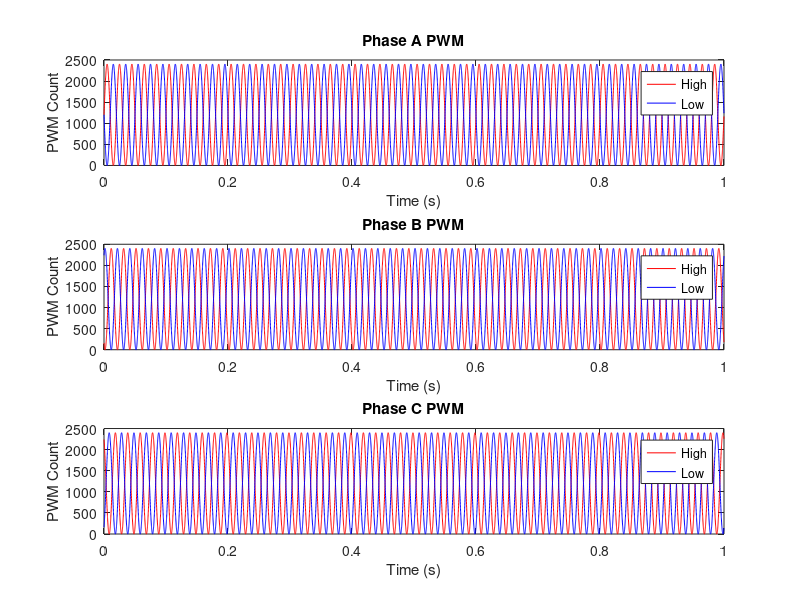

The MATLAB script that drew this image:
% 参数设置
fs = 10e3; % PWM频率，10 kHz
Ts = 1 / fs; % PWM周期，100 us
PWM_max = 2400; % PWM计数最大值
PWM_center = PWM_max / 2; % PWM中心值
PWM_min = 0; % PWM计数最小值

t = 0:Ts:1-Ts; % 离散时间轴，1秒持续时间
f_signal = 50; % 信号频率，50 Hz
omega = 2 * pi * f_signal; % 角频率

% 生成归一化马鞍波信号
A = 1; % 信号幅度（归一化）
saddle_wave_A = A * sin(omega * t); % Phase A
saddle_wave_B = A * sin(omega * t - 2*pi/3); % Phase B，相位差120度
saddle_wave_C = A * sin(omega * t + 2*pi/3); % Phase C，相位差120度

% 映射到PWM计数范围
pwm_signal_A = round((saddle_wave_A + 1) / 2 * PWM_max); % Phase A
pwm_signal_B = round((saddle_wave_B + 1) / 2 * PWM_max); % Phase B
pwm_signal_C = round((saddle_wave_C + 1) / 2 * PWM_max); % Phase C

% 确保PWM信号在范围内
pwm_signal_A = max(min(pwm_signal_A, PWM_max), PWM_min);
pwm_signal_B = max(min(pwm_signal_B, PWM_max), PWM_min);
pwm_signal_C = max(min(pwm_signal_C, PWM_max), PWM_min);

% 生成互补PWM信号
pwm_high_A = pwm_signal_A; % 正向PWM
pwm_low_A = PWM_max - pwm_signal_A; % 反向PWM

pwm_high_B = pwm_signal_B; % 正向PWM
pwm_low_B = PWM_max - pwm_signal_B; % 反向PWM

pwm_high_C = pwm_signal_C; % 正向PWM
pwm_low_C = PWM_max - pwm_signal_C; % 反向PWM

% 可视化PWM信号
figure;
subplot(3,1,1);
plot(t, pwm_high_A, 'r', t, pwm_low_A, 'b');
title('Phase A PWM');
xlabel('Time (s)');
ylabel('PWM Count');
legend('High', 'Low');

subplot(3,1,2);
plot(t, pwm_high_B, 'r', t, pwm_low_B, 'b');
title('Phase B PWM');
xlabel('Time (s)');
ylabel('PWM Count');
legend('High', 'Low');

subplot(3,1,3);
plot(t, pwm_high_C, 'r', t, pwm_low_C, 'b');
title('Phase C PWM');
xlabel('Time (s)');
ylabel('PWM Count');
legend('High', 'Low');